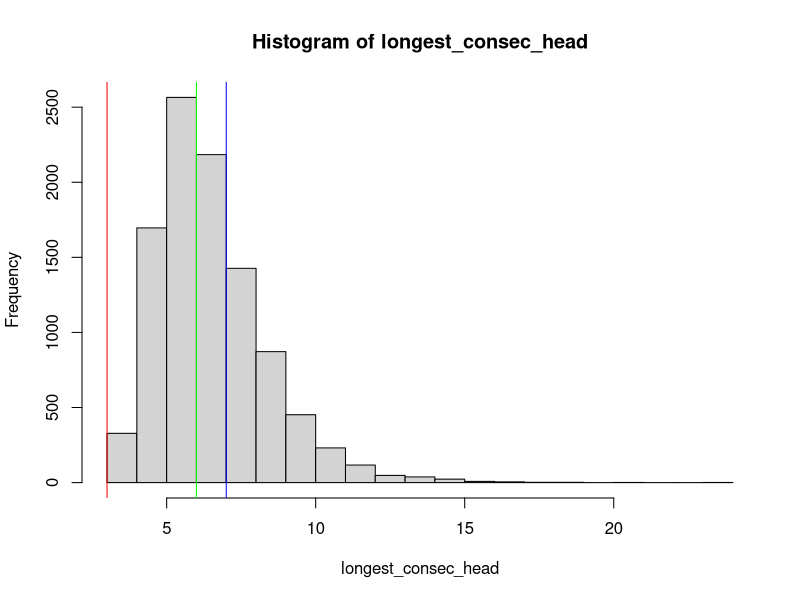
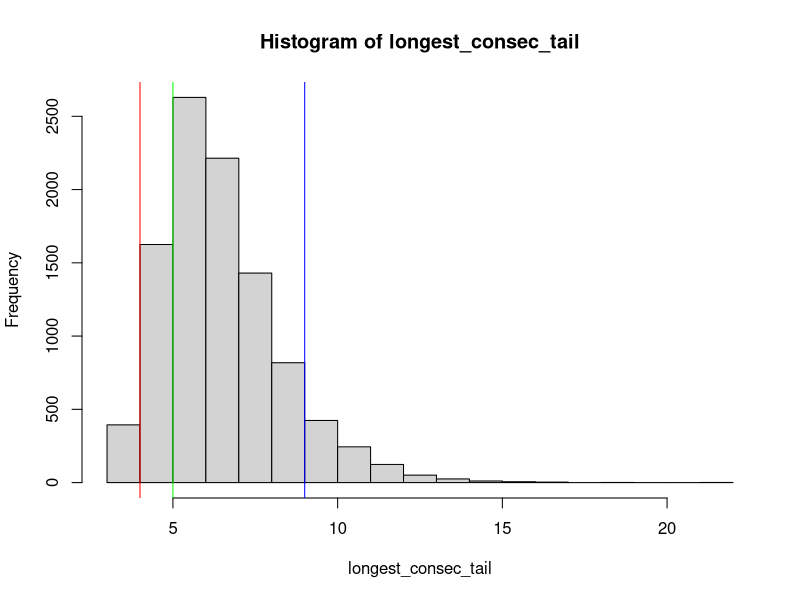
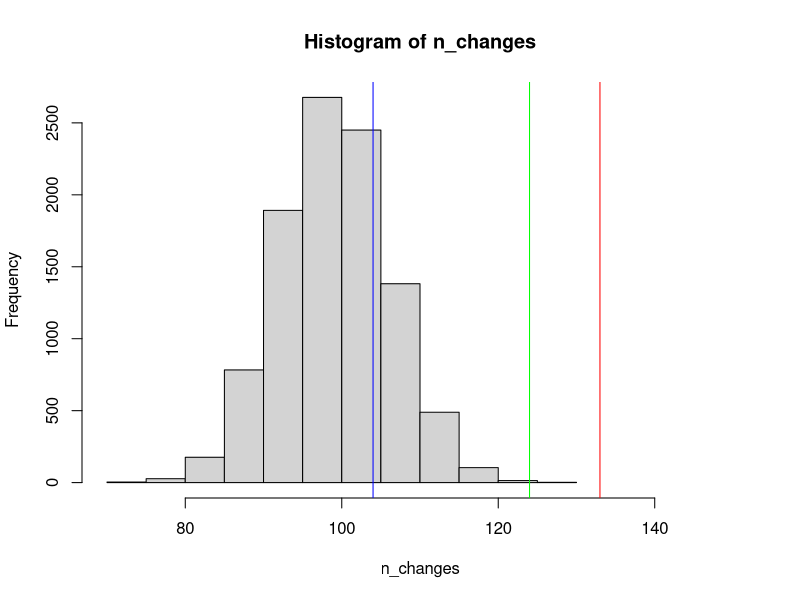

Generate these figures, in order, with R:
## ---- chunk 1
qexp(0.95, rate = 1)
## ---- chunk 2
qexp(0.99, rate = 1)
## ---- chunk 3
qt(0.95, 12, ncp = 0)
## ---- chunk 4
flips1 <- "HTHTHTHTHTHTHTHTHTHTHTHTHTHTHTHTHHTHTHTHTHTHTHTTHTHTHTHTHTHTHHTHTHTHTHTHTHTHTHTHTHTHTHTHTHHTTHTHTHTHTHTHTHTHTHTHTHTHTHHTHTHTHTHTHTHTHTHTHTHTHTTHTHTHTHTHTHTHTHTHTHTHTHTHHTHTHTHTHTHTHTHTHTHTHTHHTHTHTHTH"

flips2 <- "HHHTHTTTHHTHHTHHHTTTTHTHTHHTTHTHHHTHHTHTTTHTHHHTHTTTHTHTHHTHTHTTHTHHTHTHTTTHTHHHTHTHTTHTHTHHTHTHTHHHTHTTTHTHHTHTHTHHTTTHTHHTHHTTTTHTHTHHHTHTTHTHHTHTHTTHTHHTHTHHHTHHHTHTTTHTTHTTTHTHHHTHTHTTHTHHTHHTHTTT"

flips3 <- "HHTHTHTTTHTHHHTHHTTTHTHHTHTTTHTHTHHTHTHTTHTHHHHHHTTTHTHTHHTHTTTHTHHTHTHTTTHTHHHTTHTTTHTHTHHHHTHTTHHTTTTTHTHHHTHTHTTTTTHHHTHHTHHTHHHTTTTHTHTHHHTHHTTTTTHTHHHTHTHTHTTTHTHHHTHTHTHTTHTHHTHTHTHTTTTHTHHHTHTH"

flips4 <- "HTHHHHHHHTHTTHHTTHHHTHTHTTTHHTHHHTHHTTHTTTTTTTTTHTHHTTTTTHTHTHTHHTTHTTHTTTTTHHHTHTTTHTHTHHHTHTTTTHTHTHHTTHTHTTHHTHTHHHHTHTTHHTTHTTHTTHTHHHHHHTTTTTTHHHTTHTHHHHTTTHTTHHHTTHTHHTTTHHTHHTTTHTHHTHHHTHHTTHHH"

flips5 <- "HHHHHHHHHHHTTTTTTTTTTTHHHHHHHHHHHHTTTTTTTTTTTHHHHHHHHHHHHHTTTTTTTTTTHHHHHHHHHHTTTTTTTTHHHHHHHHTTTTTTTHHHHHHHHHTTTTTTTTTHHHHHHHHTTTHHHHHHHHHHHTTTTTTTTTTTHHHHHHHHHHHHTTTTTTTTTTTHHHHHHHHHHHHHTTTTTTTTTTHH"

flips6 <- "TTHTTTHTTTTTTTHTHTHTHTTHTTHTHHTHHTTTHHTHTTTHTHHTHHHTHTTHHTHHTTHTHTTTTHTHTTTHHTTTTTTTTHTHHTTHTTTTTTHTHTHTHTTTHTTHHTTHTTTHHTTTHTTHTTTTHTTTTHHTTTHTHTHHHTTTTTTHTHHTTTTTTTTTTTTHHHTTTHHHTTTHTTTHTHTTHTTTTTHT"

# you can use the function below to split the above strings into vectors of flips
split <- function(str) {
  return(strsplit(str, split = "")[[1]])
}
get_consec <- function(x, which) {
  if (typeof(x) == "character") {
    r <- rle(split(x))
    return (max(r$lengths[r$values == which]))
  }
  r <- rle(x)
  return (max(r$lengths[r$values == which]))
}

get_changes <- function (x) {
  count <- 0
  n <- length(x)
  for (i in 1: (n - 1)) {
    if (x[i] != x[i + 1]) {
      count <- count + 1
    }
  }
  return (count)
}

binom.test(x = sum(split(flips1) == "H"), n = 200, p = 0.5)
binom.test(x = sum(split(flips2) == "H"), n = 200, p = 0.5)
binom.test(x = sum(split(flips3) == "H"), n = 200, p = 0.5)
binom.test(x = sum(split(flips4) == "H"), n = 200, p = 0.5)
binom.test(x = sum(split(flips5) == "H"), n = 200, p = 0.5)
binom.test(x = sum(split(flips6) == "H"), n = 200, p = 0.5)

NMC <- 1e4
longest_consec_head <- rep(0, NMC)
longest_consec_tail <- rep(0, NMC)
n_changes <- rep(0, NMC)
for (i in 1:NMC) {
  sim <- rbinom(200, 1, 0.5)
  longest_consec_head[i] <- get_consec(sim, 1)
  longest_consec_tail[i] <- get_consec(sim, 0)
  n_changes[i] <- get_changes(sim)
}

hist(longest_consec_head)
abline(v = get_consec(flips2, "H"), col='red')
abline(v = get_consec(flips3, "H"), col='green')
abline(v = get_consec(flips4, "H"), col='blue')

hist(longest_consec_tail)
abline(v = get_consec(flips2, "T"), col='red')
abline(v = get_consec(flips3, "T"), col='green')
abline(v = get_consec(flips4, "T"), col='blue')

hist(n_changes, xlim = c(70, 150))
abline(v = get_changes(split(flips2)), col = 'red')
abline(v = get_changes(split(flips3)), col = 'green')
abline(v = get_changes(split(flips4)), col = 'blue')
